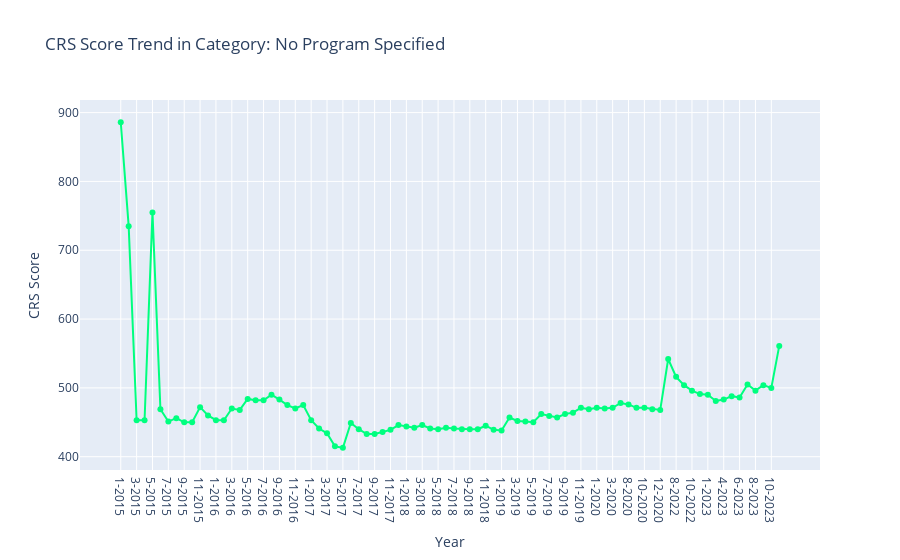

This figure's notebook cell:
### Markdown cell above
# No Program Draw Trends

### Code cell
no_program_draws_min_monthly = df_clean[df_clean['Draw_Category'] == 'No Category Specified'].groupby(['Year','Month'])['CRS'].min()

no_program_draws_min_monthly = no_program_draws_min_monthly.reset_index()
no_program_draws_min_monthly['Month_Year'] =  no_program_draws_min_monthly[['Year', 'Month']].apply(lambda x : f'{x[1]}-{x[0]}',axis=1) #.assign(day=1))


cec_min_monthly = df_clean[df_clean['Draw_Category'] == 'Canadian Experience Class only'].groupby(['Year','Month'])['CRS'].min()
cec_min_monthly = cec_min_monthly.reset_index()
cec_min_monthly['Month_Year'] =  cec_min_monthly[['Year', 'Month']].apply(lambda x : f'{x[1]}-{x[0]}',axis=1) #.assign(day=1))
cec_min_monthly.rename(columns={'CRS':'CEC_CRS'},inplace=True)
monthly_trends = pd.merge(left = no_program_draws_min_monthly,right = cec_min_monthly,on = ['Year','Month'], how = 'left')
monthly_trends[['CEC_CRS','Month_Year_y']]


# Create the line plot with markers and text
fig = go.Figure(data=[go.Scatter(
    x=monthly_trends['Month_Year_x'],
    y=monthly_trends['CRS'],
    mode='lines+markers+text',  # creates a line plot with markers and text
    #text=no_program_draws_min_monthly['CRS'],  # this will display the value at each marker
    textposition='top center', 
    marker_color='SpringGreen' # this will position the text above each marker
)])

# fig.add_trace(go.Scatter(x=monthly_trends['Month_Year_x'], y=monthly_trends['CEC_CRS'], mode='lines'))

fig.update_layout(title_text='CRS Score Trend in Category: No Program Specified ',xaxis_title='Year',  # this will add a label to the x-axis
    yaxis_title='CRS Score')

fig.show()

### Figure 1 — Plotly figure (JSON) as saved in the notebook; plotly's stock layout.template omitted (floating-point values rounded to 4 significant figures)
{"data": [{"marker": {"color": "SpringGreen"}, "mode": "lines+markers+text", "textposition": "top center", "type": "scatter", "x": ["1-2015", "2-2015", "3-2015", "4-2015", "5-2015", "6-2015", "7-2015", "8-2015", "9-2015", "10-2015", "11-2015", "12-2015", "1-2016", "2-2016", "3-2016", "4-2016", "5-2016", "6-2016", "7-2016", "8-2016", "9-2016", "10-2016", "11-2016", "12-2016", "1-2017", "2-2017", "3-2017", "4-2017", "5-2017", "6-2017", "7-2017", "8-2017", "9-2017", "10-2017", "11-2017", "12-2017", "1-2018", "2-2018", "3-2018", "4-2018", "5-2018", "6-2018", "7-2018", "8-2018", "9-2018", "10-2018", "11-2018", "12-2018", "1-2019", "2-2019", "3-2019", "4-2019", "5-2019", "6-2019", "7-2019", "8-2019", "9-2019", "10-2019", "11-2019", "12-2019", "1-2020", "2-2020", "3-2020", "7-2020", "8-2020", "9-2020", "10-2020", "11-2020", "12-2020", "7-2022", "8-2022", "9-2022", "10-2022", "11-2022", "1-2023", "3-2023", "4-2023", "5-2023", "6-2023", "7-2023", "8-2023", "9-2023", "10-2023", "12-2023"], "y": [886, 735, 453, 453, 755, 469, 451, 456, 450, 450, 472, 460, 453, 453, 470, 468, 484, 482, 482, 490, 483, 475, 470, 475, 453, 441, 434, 415, 413, 449, 440, 433, 433, 436, 439, 446, 444, 442, 446, 441, 440, 442, 441, 440, 440, 440, 445, 439, 438, 457, 452, 451, 450, 462, 459, 457, 462, 464, 471, 469, 471, 470, 471, 478, 476, 471, 471, 469, 468, 542, 516, 504, 496, 491, 490, 481, 483, 488, 486, 505, 496, 504, 500, 561]}], "layout": {"title": {"text": "CRS Score Trend in Category: No Program Specified "}, "xaxis": {"title": {"text": "Year"}}, "yaxis": {"title": {"text": "CRS Score"}}}}
